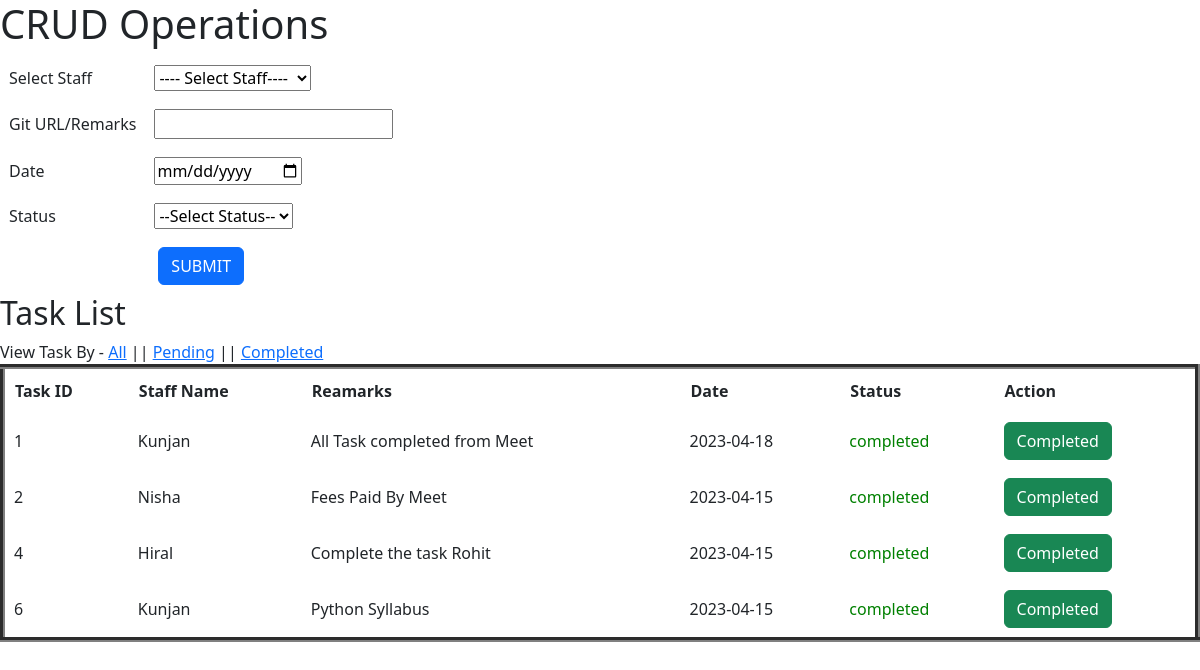
Page /completed/ on the earlier database version.
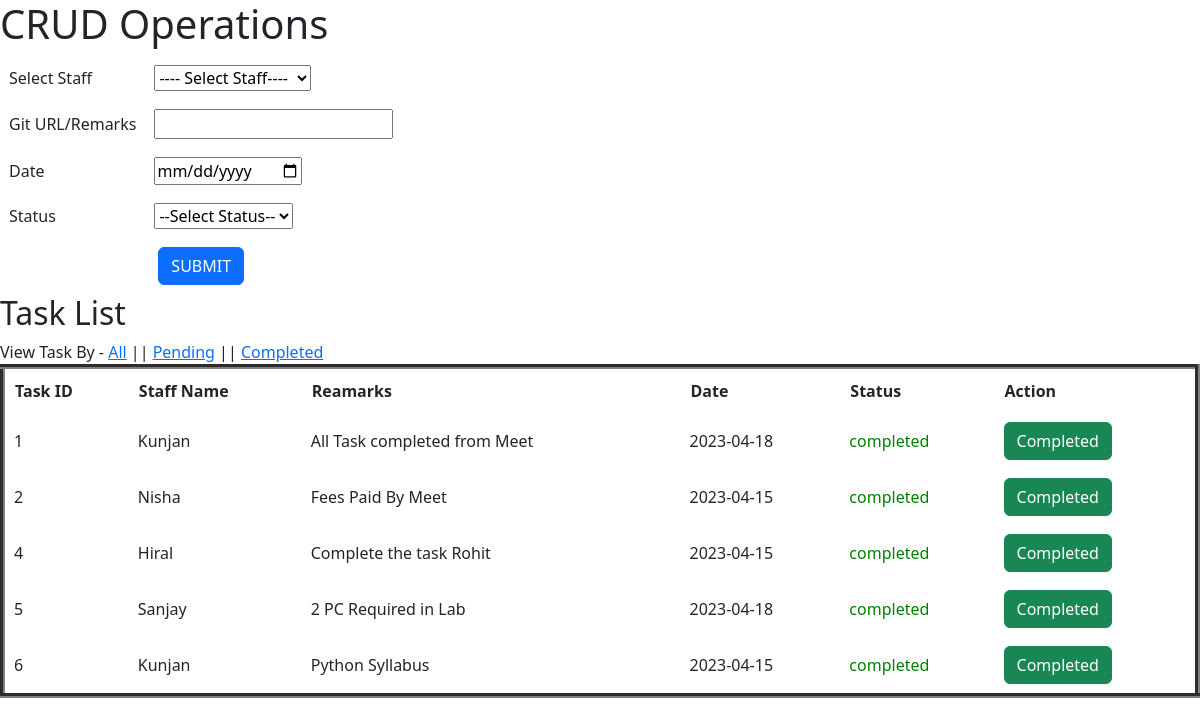
Same page on the later database version.
### CRUD/myapp/models.py (models this page shows, shortened)
class Task(models.Model):
	staff = models.ForeignKey(Staff,on_delete=models.CASCADE)
	remarks=models.TextField()
	date=models.CharField(max_length=100)
	status=models.CharField(max_length=100)

class Staff(models.Model):
	category = (
			('trainer','trainer'),
			('counsellor','counsellor'),
			('backoffice','backoffice'),
			('admin','admin')
		)
	staff_category=models.CharField(max_length=100,choices=category)
	fname=models.CharField(max_length=100)
	lname=models.CharField(max_length=100)
	email=models.EmailField()
	mobile=models.PositiveIntegerField()

### CRUD/myapp/views.py (the view)
# urls.py: path('completed/',views.completed,name='completed'),
def completed(request):
	tasks=Task.objects.filter(status="completed")
	staff=Staff.objects.all()
	return render(request,'index.html',{'staff':staff,'tasks':tasks})

### CRUD/myapp/templates/index.html (shortened to what this page needs)
<!DOCTYPE html>
<html>
<head>
	<link href="https://cdn.jsdelivr.net/npm/bootstrap@5.3.0-alpha3/dist/css/bootstrap.min.css" rel="stylesheet">
</head>
<body>
<h1>CRUD Operations</h1>
<form name="index" method="post" action="{% url 'add-task' %}">
	<table>
		<tr>
			<td>Select Staff</td>
			<td>
				<select name="staff">
					<option>---- Select Staff----</option>
				</select>
			</td>
		</tr>
		<tr>
			<td>Git URL/Remarks</td>
			<td><input type="text" name="remarks"></td>
		</tr>
		<tr>
			<td>Date</td>
			<td><input type="date" name="date"></td>
		</tr>
		<tr>
			<td>Status</td>
			<td>
				<select name="status">
					<option>--Select Status--</option>
				</select>
			</td>
		</tr>
		<tr>
			<td colspan="2" align="center">
				<input type="submit" name="submit" value="SUBMIT" class="btn btn-primary">
			</td>
		</tr>
	</table>
</form>
<h2>Task List</h2>
View Task By -  <a href="{% url 'all-task' %}">All</a> || <a href="{% url 'pending' %}">Pending</a> || <a href="{% url 'completed' %}">Completed</a>
<table border="5" width="100%" cellpadding="10px" cellspacing="10px">
	<tr>
		<th>Task ID</th>
		<th>Staff Name</th>
		<th>Reamarks</th>
		<th>Date</th>
		<th>Status</th>
		<th>Action</th>
	</tr>
	{% for i in tasks %}
	<tr>
		<td>{{i.id}}</td>
		<td>{{i.staff.fname}}</td>
		<td>{{i.remarks}}</td>
		<td>{{i.date}}</td>
		{% if i.status == "pending" %}
			<td style="color:red;">{{i.status}}</td>
		{% else %}
			<td style="color:green;">{{i.status}}</td>
		{% endif %}
		{% if i.status == "pending" %}
		<td>
			<form name="task" method="post" action="{% url 'complete-task' %}">
				{% csrf_token %}
				<input type="hidden" name="id" value="{{i.id}}">
				<input type="submit" name="action" value="Complete Task" class="btn btn-danger">
			</form>
		</td>
		{% else %}
		<td>
			<input type="submit" name="action" value="Completed" readonly class="btn btn-success">
		</td>
		{% endif %}
	</tr>
	{% endfor %}
</table>
</body>
</html>

Differences in the rows shown:
now on this page (row edited): Task: id "5", staff.fname "Sanjay", remarks "2 PC Required in Lab", date "2023-04-18", status "completed"
